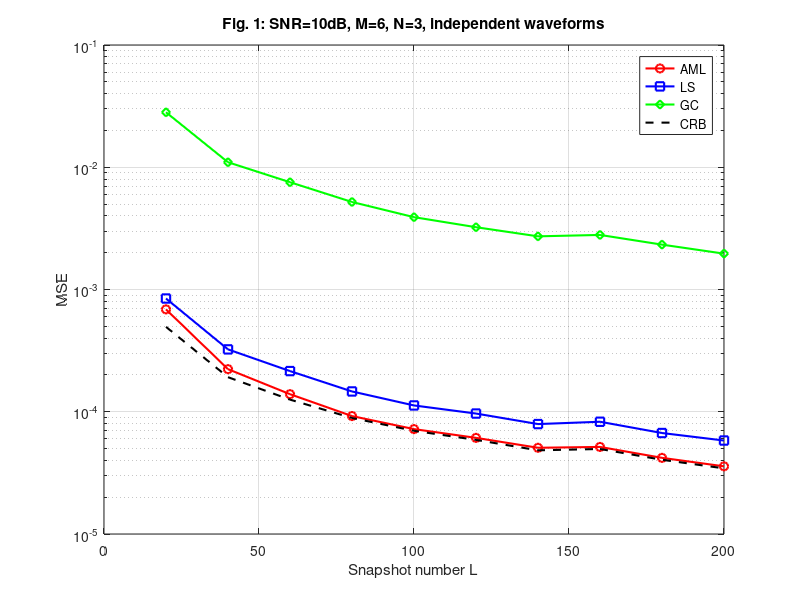

MATLAB code to generate this figure:
% fig1.m: Fig. 1 in Xu, Stoica, Li 2006
% MSE vs snapshot number L, SNR=10dB, independent waveforms

clc;
clear all;
close all;

M = 6; 
N = 3; 
SNR_dB = 10; 
SNR = 10^(SNR_dB/10);
angles = [-10, 5, 10] * pi/180;
A = exp(1j * (0:M-1)' * (2*pi*0.5*sin(angles))); % steering vectors

L_vals = 20:20:200;
nMC = 1000;
MSE_AML = zeros(size(L_vals));
MSE_LS = zeros(size(L_vals));
MSE_GC = zeros(size(L_vals));
CRB_vals = zeros(size(L_vals));

for lidx = 1:length(L_vals)
    L = L_vals(lidx);
    S = (randn(N, L) + 1j*randn(N, L))/sqrt(2); % independent waveforms
    beta_true = ones(N, 1);
    B = diag(beta_true);
    
    for mc = 1:nMC
        Z = (randn(M, L) + 1j*randn(M, L))/sqrt(2);
        Q = 1/SNR * 0.9.^(abs((0:M-1)-(0:M-1)')) .* exp(1j*((0:M-1)-(0:M-1)')*pi/2);
        noise = sqrtm(Q) * Z;
        X = A * B * S + noise;
        
        % AML
        Pi_S = S' * pinv(S*S') * S;
        T = X * (eye(L) - Pi_S) * X';
        if rcond(T) < 1e-12
            T = T + 1e-6*eye(M); 
        end
        Tinv = inv(T);
        beta_AML = pinv((A'/T*A) .* (S*S').') * diag(A'/T*X*S');
        MSE_AML(lidx) = MSE_AML(lidx) + norm(beta_AML - beta_true)^2;
        
        % LS
        beta_LS = pinv((A'*A) .* (S*S').') * diag(A'*X*S');
        MSE_LS(lidx) = MSE_LS(lidx) + norm(beta_LS - beta_true)^2;
        
        % GC (unconstrained)
        B_GC = pinv(A) * X * pinv(S);
        MSE_GC(lidx) = MSE_GC(lidx) + norm(diag(B_GC) - beta_true)^2;
    end
    MSE_AML(lidx) = MSE_AML(lidx)/nMC;
    MSE_LS(lidx) = MSE_LS(lidx)/nMC;
    MSE_GC(lidx) = MSE_GC(lidx)/nMC;
    
    % CRB
    CRB_vals(lidx) = trace(inv((A'*pinv(Q)*A) .* (S*S').'));
end

figure;
semilogy(L_vals, MSE_AML, 'ro-', 'LineWidth', 1.5); hold on;
semilogy(L_vals, MSE_LS, 'bs-', 'LineWidth', 1.5);
semilogy(L_vals, MSE_GC, 'gd-', 'LineWidth', 1.5);
semilogy(L_vals, CRB_vals, 'k--', 'LineWidth', 1.5);
xlabel('Snapshot number L'); ylabel('MSE');
legend('AML', 'LS', 'GC', 'CRB', 'Location', 'best');
title('Fig. 1: SNR=10dB, M=6, N=3, independent waveforms');
grid on;


function C = khatri_rao(A, B)
% KHATRI_RAO  Khatri–Rao product (column-wise Kronecker product)
%   C = khatri_rao(A, B) returns a matrix C of size (size(A,1)*size(B,1)) x size(A,2)
%   such that C(:,i) = kron(A(:,i), B(:,i)).
%
%   Inputs:
%       A - m x p matrix
%       B - n x p matrix
%   Output:
%       C - (m*n) x p matrix
%
%   Example:
%       A = [1 2; 3 4]; B = [5 6; 7 8];
%       C = khatri_rao(A, B); % size 4x2
%       % C(:,1) = kron(A(:,1), B(:,1)) = [1*5; 1*7; 3*5; 3*7] = [5;7;15;21]
%       % C(:,2) = kron(A(:,2), B(:,2)) = [2*6; 2*8; 4*6; 4*8] = [12;16;24;32]

    if size(A,2) ~= size(B,2)
        error('A and B must have the same number of columns.');
    end
    p = size(A,2);
    m = size(A,1);
    n = size(B,1);
    C = zeros(m*n, p);
    for i = 1:p
        C(:,i) = kron(A(:,i), B(:,i));
    end
end
